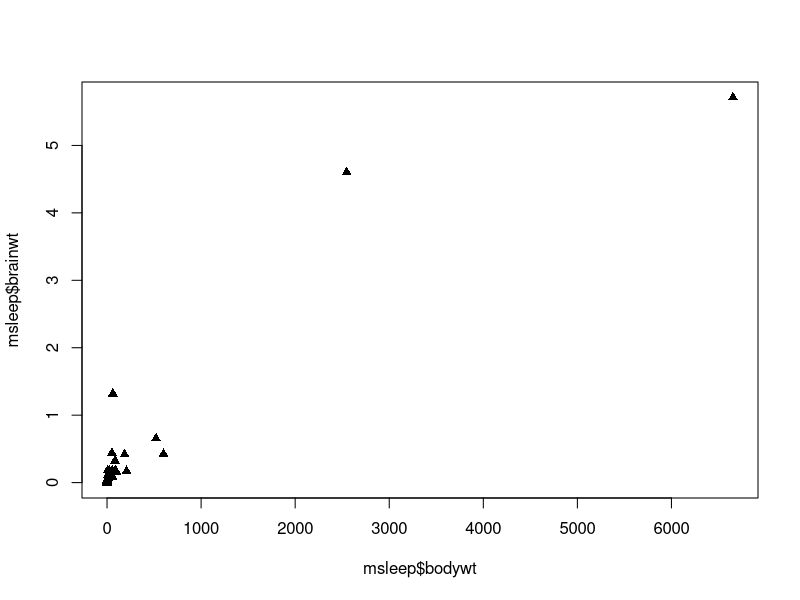
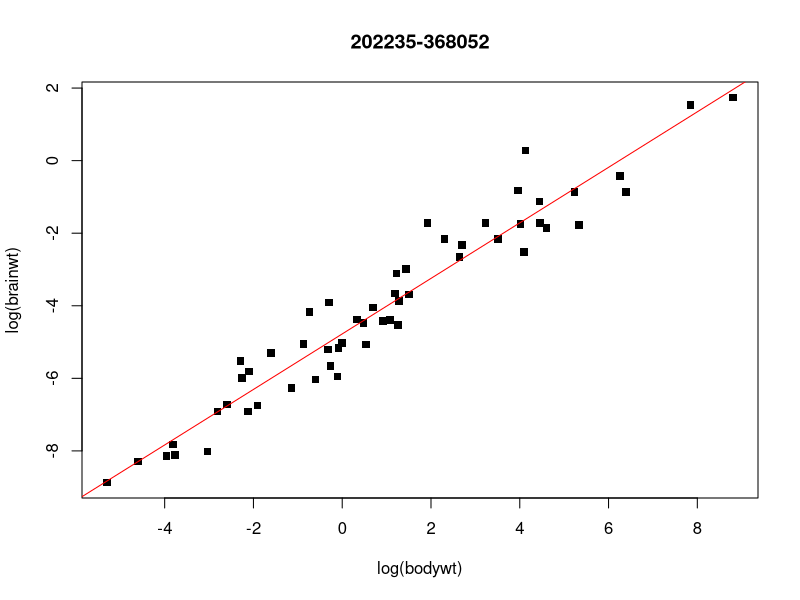
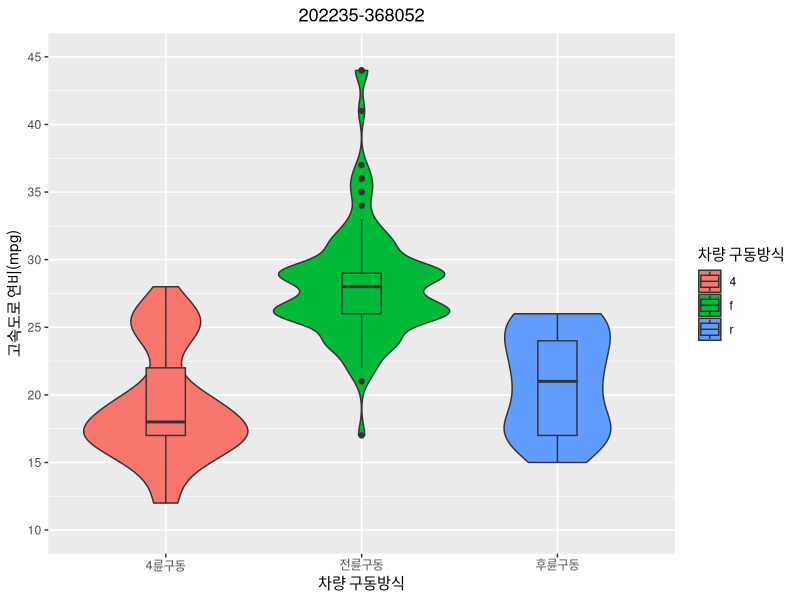

Here is the R script that generated these plots, in order:
getwd()


# 1
# 데이터 확인
library(ggplot2)
head(msleep)

# (1) bodywt-brainwt 산점도
plot(msleep$bodywt, msleep$brainwt, pch=17)

# (2) 로그 변환 후 산점도 + 회귀직선 그리기 + 제목 추가
plot(log(msleep$bodywt), log(msleep$brainwt), 
     main="202235-368052",
     xlab = "log(bodywt)", ylab = "log(brainwt)",
     pch=15)
abline(lm(log(msleep$brainwt) ~ log(msleep$bodywt)), col= "red", lwd=1)

# 2
# 데이터 확인
head(mpg)
summary(mpg)

# 데이터 준비
drv.data <- as.factor(mpg$drv)
str(drv.data)
hwy.data <- mpg$hwy
no <- c(1:234)
df <- data.frame(no, drv.data, hwy.data)
head(df)
str(df)

# 플롯 그리기
dv <- ggplot(df, aes(x=drv.data, y=hwy.data, fill=drv.data)) + 
  geom_violin()
dv + labs(title="202235-368052",
          x ="차량 구동방식", y = "고속도로 연비(mpg)") + 
  labs(fill = "차량 구동방식") +
  geom_boxplot(width=0.2) +
  scale_y_continuous(breaks=seq(0, 45, 5), limits=c(10, 45)) +
  scale_x_discrete(labels = c("4륜구동", "전륜구동", "후륜구동")) +
  theme(plot.title = element_text(hjust = 0.5))


help("mpg")
help("geom_violin")
help("hist")
help("pch")
help("data.frame")
help("matrix")
rm(list = ls())